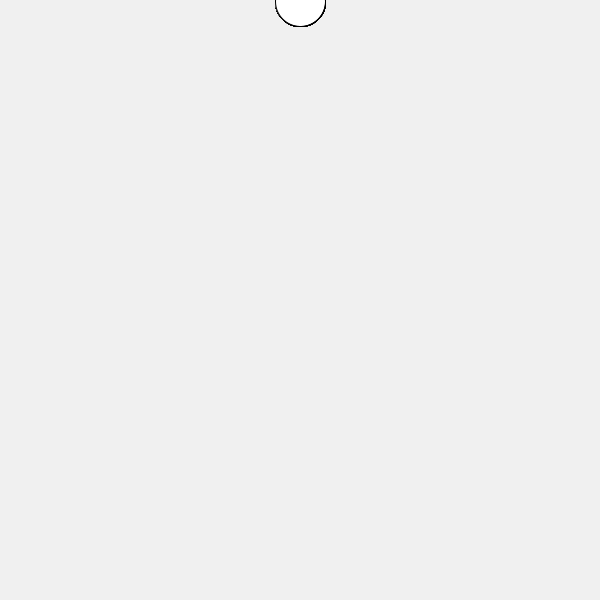
Frame 1 (no input)
Frame 60 (the mouse pressed at the canvas centre just before this capture): identical to frame 1, image omitted
Frame 120 (the mouse held since frame 60 and released just before this capture): identical to frame 1, image omitted

The Processing sketch that drew this single still picture (run headless with seeded random() and noise(); from frame 60 on, the mouse is pressed at the canvas centre):

// Processing sketch: Question_16
// ── Question_16.pde
int num=100; 
int [] pos = new int[num];

void setup() {
  size(600, 600);
  for(int i=0; i<num; i++){
  }
}

void draw() {
  background(240);
  for (int i = 0; i < pos.length; i++) {
    pos[i] = int(num/100); 
    ellipse(width/2, pos[i], 50, 50);
  }
}
